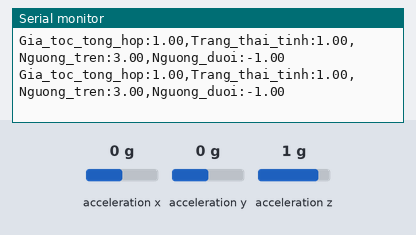
Bench run of a sketch on a simulated Arduino Uno, built with avr-gcc and run on an emulated ATmega328P. On the bench: the last lines printed to the serial monitor. Wiring (inferred from the names in the program): MPU-9250 motion sensor at I2C address 0x68. The test bench sets the inputs (shaded band); at power-on: acceleration x 0 g, acceleration y 0 g, acceleration z 1 g.

Above: at 1.2 s.
1.3 s: acceleration x set to -1.4 g
At 1.9 s:
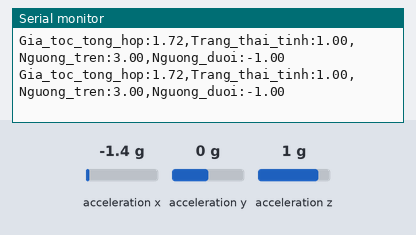
2.8 s: acceleration y set to -1.4 g
At 3.4 s:
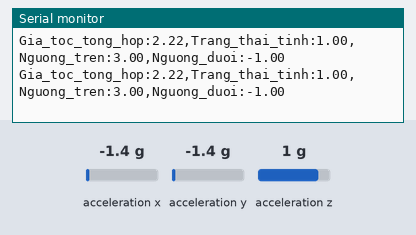
5.8 s: acceleration z set to -1.4 g
At 6.8 s:
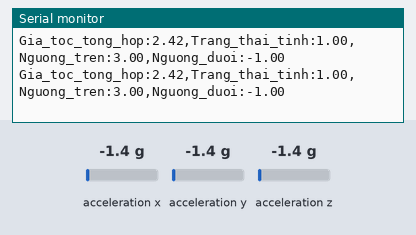
Timing chart, 0 to 8.8 s (numbered marks = the images above; inputs shaded):
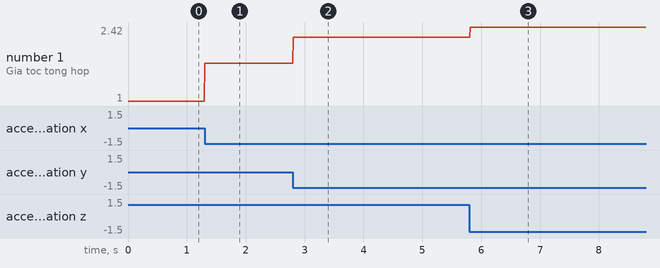

The sketch:

5.1.ino
```cpp
#include <Wire.h>

const int MPU_addr = 0x68;
int16_t AcX, AcY, AcZ;
float ax, ay, az, amag;

unsigned long lastTime = 0;
const unsigned long interval = 2000; // Tần số 500Hz (2000 microseconds)

const float THRESHOLD = 2.0;

// Biến toàn cục phục vụ thuật toán tự động khóa đồ thị
bool da_chup_xung = false;
int dem_mau = 0;

void setup() {
  Serial.begin(115200);
  Wire.begin();
  Wire.setClock(400000); // Chạy I2C tốc độ cao 400kHz

  // Khởi động MPU
  Wire.beginTransmission(MPU_addr);
  Wire.write(0x6B);
  Wire.write(0);
  Wire.endTransmission(true);

  // Cấu hình dải đo gia tốc lên +/- 8g
  Wire.beginTransmission(MPU_addr);
  Wire.write(0x1C);
  Wire.write(0x10);
  Wire.endTransmission(true);
}

void loop() {
  unsigned long currentTime = micros();

  if (currentTime - lastTime >= interval) {
    lastTime = currentTime;

    // NẾU ĐÃ KHÓA: Giữ đồ thị đứng im ở trạng thái tĩnh để thong thả chụp màn hình
    if (da_chup_xung) {
      Serial.print("Gia_toc_tong_hop:"); Serial.print(1.0); Serial.print(",");
      Serial.print("Trang_thai_tinh:");  Serial.print(1.0); Serial.print(",");
      Serial.print("Nguong_tren:");      Serial.print(1.0 + THRESHOLD); Serial.print(",");
      Serial.print("Nguong_duoi:");     Serial.println(1.0 - THRESHOLD);
      return;
    }

    // ĐỌC DỮ LIỆU CẢM BIẾN MPU6500/6050
    Wire.beginTransmission(MPU_addr);
    Wire.write(0x3B);
    Wire.endTransmission(false);
    Wire.requestFrom(MPU_addr, 6, true);

    AcX = (Wire.read() << 8 | Wire.read());
    AcY = (Wire.read() << 8 | Wire.read());
    AcZ = (Wire.read() << 8 | Wire.read());

    // Đổi sang đơn vị g (chia cho 4096.0 ứng với dải +/- 8g)
    ax = (float)AcX / 4096.0;
    ay = (float)AcY / 4096.0;
    az = (float)AcZ / 4096.0;

    // Tính độ lớn gia tốc tổng hợp |a|
    amag = sqrt(ax*ax + ay*ay + az*az);

    // THUẬT TOÁN TRIGGER: Kiểm tra nếu biến động gia tốc vượt ngưỡng va chạm
    if (abs(amag - 1.0) > THRESHOLD && dem_mau == 0) {
      dem_mau = 1; // Bắt đầu kích hoạt đếm mẫu
    }

    // Đếm số mẫu sau khi va chạm để bắt trọn dao động tắt dần
    if (dem_mau > 0) {
      dem_mau++;
      if (dem_mau > 300) { // Đọc thêm 300 mẫu (~0.6 giây), khóa đồ thị lại
        da_chup_xung = true;
      }
    }

    // XUẤT DỮ LIỆU ĐỊNH DẠNG ĐỔI TÊN VALUE TRÊN SERIAL PLOTTER
    Serial.print("Gia_toc_tong_hop:"); Serial.print(amag); Serial.print(",");
    Serial.print("Trang_thai_tinh:");  Serial.print(1.0); Serial.print(",");
    Serial.print("Nguong_tren:");      Serial.print(1.0 + THRESHOLD); Serial.print(",");
    Serial.print("Nguong_duoi:");     Serial.println(1.0 - THRESHOLD);
  }
}
```

Measured:
- after the input at 1.3 s, the serial monitor: prints a new line at once (image 1)
- after the input at 2.8 s, the serial monitor: prints a new line at once (image 2)
- after the input at 5.8 s, the serial monitor: prints a new line at once (image 3)
- plotted number 1: 1 → 1.72 after the input at 1.3 s, 1.72 → 2.22 after the input at 2.8 s, 2.22 → 2.42 after the input at 5.8 s
